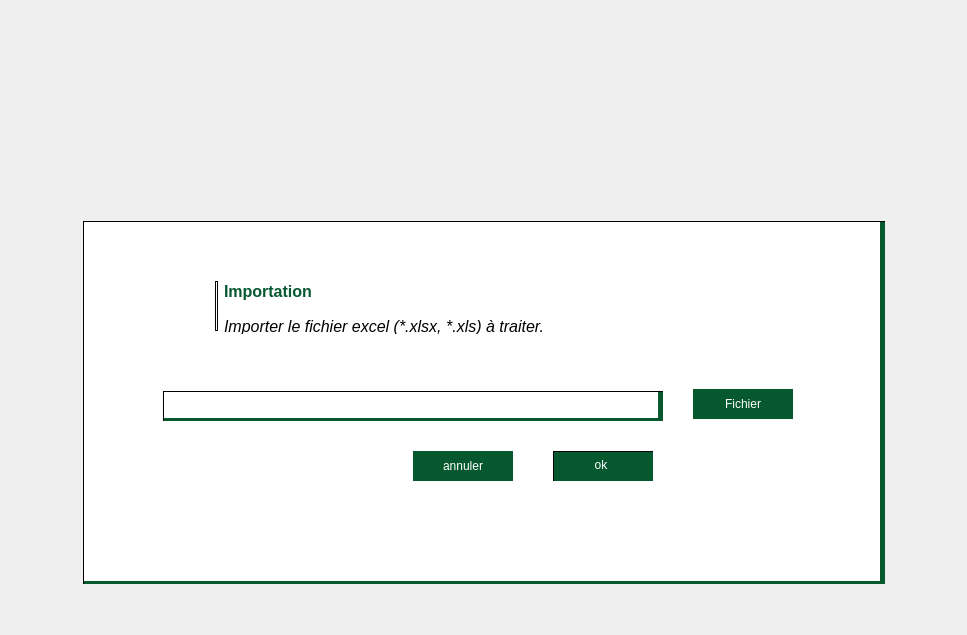
          <widget class="QWidget" name="pageAccueil">
           <layout class="QGridLayout" name="gridLayout_7">
            <item row="0" column="1">
             <spacer name="verticalSpacer_8">
              <property name="orientation">
               <enum>Qt::Vertical</enum>
              </property>
              <property name="sizeType">
               <enum>QSizePolicy::Minimum</enum>
              </property>
              <property name="sizeHint" stdset="0">
               <size>
                <width>20</width>
                <height>210</height>
               </size>
              </property>
             </spacer>
            </item>
            <item row="1" column="0">
             <spacer name="horizontalSpacer_2">
              <property name="orientation">
               <enum>Qt::Horizontal</enum>
              </property>
              <property name="sizeHint" stdset="0">
               <size>
                <width>72</width>
                <height>20</height>
               </size>
              </property>
             </spacer>
            </item>
            <item row="1" column="2">
             <spacer name="horizontalSpacer_3">
              <property name="orientation">
               <enum>Qt::Horizontal</enum>
              </property>
              <property name="sizeHint" stdset="0">
               <size>
                <width>71</width>
                <height>20</height>
               </size>
              </property>
             </spacer>
            </item>
            <item row="1" column="1">
             <widget class="QWidget" name="widget_5" native="true">
              <property name="minimumSize">
               <size>
                <width>802</width>
                <height>363</height>
               </size>
              </property>
              <property name="styleSheet">
               <string notr="true">border: 0.5px solid ;
border-right: 5px solid rgb(6, 88, 47) ;
border-bottom:3px solid rgb(6, 88, 47) ;
background-color: rgb(255, 255, 255);</string>
              </property>
              <widget class="QLabel" name="label_13">
               <property name="geometry">
                <rect>
                 <x>55</x>
                 <y>55</y>
                 <width>71</width>
                 <height>61</height>
                </rect>
               </property>
               <property name="maximumSize">
                <size>
                 <width>71</width>
                 <height>61</height>
                </size>
               </property>
               <property name="styleSheet">
                <string notr="true">border: 0px solid ;
</string>
               </property>
               <property name="text">
                <string/>
               </property>
               <property name="pixmap">
                <pixmap>images/database.png</pixmap>
               </property>
               <property name="scaledContents">
                <bool>true</bool>
               </property>
              </widget>
              <widget class="QLabel" name="labelExtration">
               <property name="geometry">
                <rect>
                 <x>141</x>
                 <y>61</y>
                 <width>113</width>
                 <height>19</height>
                </rect>
               </property>
               <property name="maximumSize">
                <size>
                 <width>131</width>
                 <height>21</height>
                </size>
               </property>
               <property name="font">
                <font>
                 <pointsize>-1</pointsize>
                 <weight>75</weight>
                 <italic>false</italic>
                 <bold>true</bold>
                </font>
               </property>
               <property name="styleSheet">
                <string notr="true">color: rgb(6, 88, 47);
font-weight: bold;
font-size:16px;
font-style : normal ;
border: 0px solid ;
</string>
               </property>
               <property name="text">
                <string>Importation </string>
               </property>
              </widget>
              <widget class="Line" name="lineExt">
               <property name="geometry">
                <rect>
                 <x>132</x>
                 <y>60</y>
                 <width>3</width>
                 <height>50</height>
                </rect>
               </property>
               <property name="maximumSize">
                <size>
                 <width>3</width>
                 <height>50</height>
                </size>
               </property>
               <property name="styleSheet">
                <string notr="true">border: 1px solid ;
</string>
               </property>
               <property name="frameShadow">
                <enum>QFrame::Sunken</enum>
               </property>
               <property name="lineWidth">
                <number>1</number>
               </property>
               <property name="midLineWidth">
                <number>0</number>
               </property>
               <property name="orientation">
                <enum>Qt::Vertical</enum>
               </property>
              </widget>
              <widget class="QLabel" name="labelExt1">
               <property name="geometry">
                <rect>
                 <x>141</x>
                 <y>97</y>
                 <width>361</width>
                 <height>16</height>
                </rect>
               </property>
               <property name="maximumSize">
                <size>
                 <width>361</width>
                 <height>16</height>
                </size>
               </property>
               <property name="font">
                <font>
                 <family>MS Shell Dlg 2</family>
                 <pointsize>12</pointsize>
                 <weight>50</weight>
                 <italic>true</italic>
                 <bold>false</bold>
                </font>
               </property>
               <property name="styleSheet">
                <string notr="true">font-style : italic ;
border: 0px solid ;
</string>
               </property>
               <property name="text">
                <string>Importer le fichier excel (*.xlsx, *.xls) à traiter.</string>
               </property>
              </widget>
              <widget class="QLineEdit" name="lineEditImporterFichier">
               <property name="geometry">
                <rect>
                 <x>80</x>
                 <y>170</y>
                 <width>500</width>
                 <height>30</height>
                </rect>
               </property>
               <property name="minimumSize">
                <size>
                 <width>500</width>
                 <height>25</height>
                </size>
               </property>
              </widget>
              <widget class="QPushButton" name="pushButtonFichier">
               <property name="geometry">
                <rect>
                 <x>610</x>
                 <y>168</y>
                 <width>100</width>
                 <height>30</height>
                </rect>
               </property>
               <property name="minimumSize">
                <size>
                 <width>100</width>
                 <height>30</height>
                </size>
               </property>
               <property name="maximumSize">
                <size>
                 <width>150</width>
                 <height>16777215</height>
                </size>
               </property>
               <property name="styleSheet">
                <string notr="true">background-color: rgb(6, 88, 47);
color: rgb(255, 255, 255);
border: 0px solid;</string>
               </property>
               <property name="text">
                <string>Fichier</string>
               </property>
              </widget>
              <widget class="QPushButton" name="pushButtonAnnuler">
               <property name="geometry">
                <rect>
                 <x>330</x>
                 <y>230</y>
                 <width>100</width>
                 <height>30</height>
                </rect>
               </property>
               <property name="minimumSize">
                <size>
                 <width>100</width>
                 <height>30</height>
                </size>
               </property>
               <property name="maximumSize">
                <size>
                 <width>150</width>
                 <height>30</height>
                </size>
               </property>
               <property name="sizeIncrement">
                <size>
                 <width>30</width>
                 <height>52</height>
                </size>
               </property>
               <property name="styleSheet">
                <string notr="true">background-color: rgb(6, 88, 47);
color: rgb(255, 255, 255);
border: 0px solid;</string>
               </property>
               <property name="text">
                <string>annuler</string>
               </property>
              </widget>
              <widget class="QPushButton" name="pushButtonOK">
               <property name="geometry">
                <rect>
                 <x>470</x>
                 <y>230</y>
                 <width>100</width>
                 <height>30</height>
                </rect>
               </property>
               <property name="minimumSize">
                <size>
                 <width>100</width>
                 <height>30</height>
                </size>
               </property>
               <property name="maximumSize">
                <size>
                 <width>150</width>
                 <height>30</height>
                </size>
               </property>
               <property name="styleSheet">
                <string notr="true">background-color: rgb(6, 88, 47);
color: rgb(255, 255, 255);</string>
               </property>
               <property name="text">
                <string>ok</string>
               </property>
               <property name="iconSize">
                <size>
                 <width>20</width>
                 <height>20</height>
                </size>
               </property>
              </widget>
             </widget>
            </item>
            <item row="2" column="1">
             <spacer name="verticalSpacer_9">
              <property name="orientation">
               <enum>Qt::Vertical</enum>
              </property>
              <property name="sizeHint" stdset="0">
               <size>
                <width>20</width>
                <height>40</height>
               </size>
              </property>
             </spacer>
            </item>
           </layout>
          </widget>
